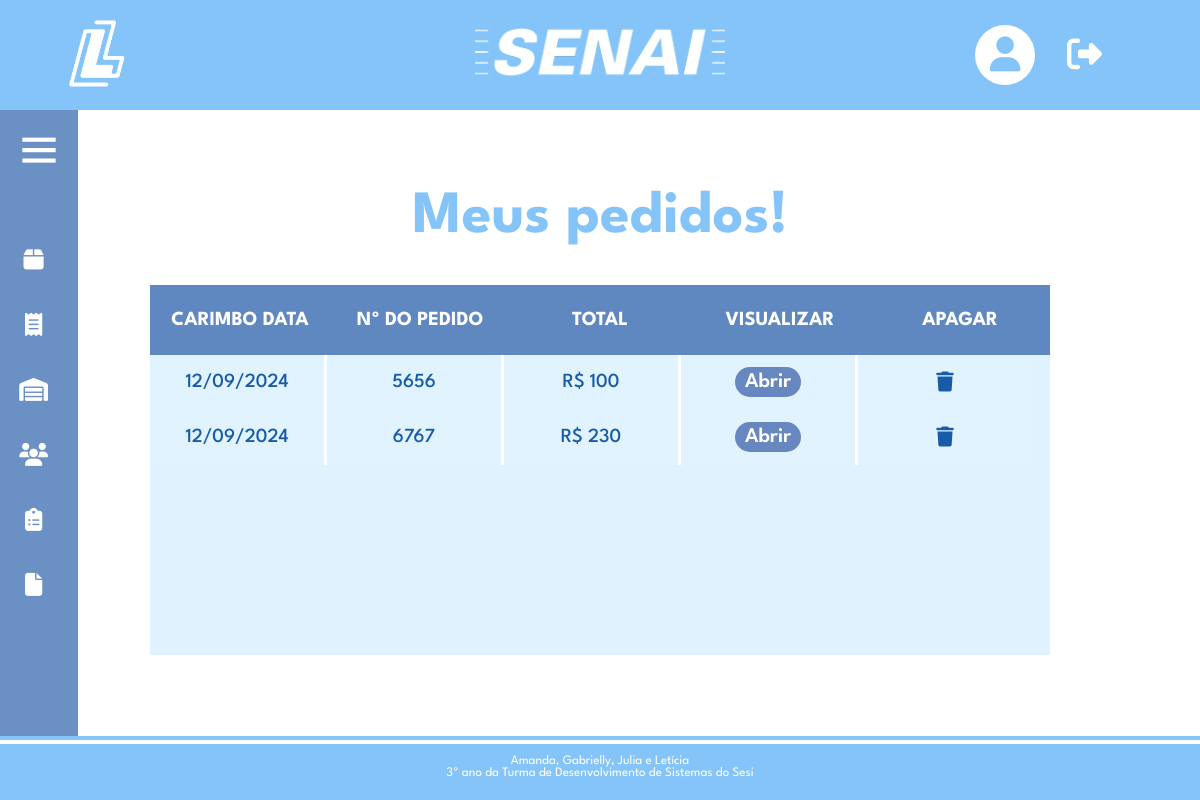
Screenshot of /meuspedidos.php (signed in) with the database file from the repository.
### tables this page shows
CREATE TABLE `pedidos` (
  `id` int(11) NOT NULL,
  `pedido` int(11) NOT NULL,
  `produto` varchar(200) NOT NULL,
  `unidades` varchar(255) NOT NULL,
  `quantidades` int(11) NOT NULL,
  `valor` float NOT NULL,
  `total` float NOT NULL,
  `ncm` int(11) NOT NULL,
  `cst` int(11) NOT NULL,
  `cfop` int(11) NOT NULL,
  `doca` varchar(10) NOT NULL,
  `faltando` tinyint(11) NOT NULL,
  `avaria` tinyint(11) NOT NULL,
  `totalcompra` float NOT NULL,
  `posicao` varchar(2) NOT NULL,
  `cnpj` varchar(15) NOT NULL,
  `id_danfe` varchar(11) NOT NULL
);

### meuspedidos.php (the view, shortened to what this page needs)
<!DOCTYPE html>
<html lang="en">
<?php
include_once('config.php');
?>
<head>
    <link rel="stylesheet" type="text/css" href="estiloHome.css" media="screen"/>
    <link rel="stylesheet" type="text/css" href="estiloMeusPedidos.css" media="screen"/>
    <link href='https://unpkg.com/boxicons@2.0.7/css/boxicons.min.css' rel='stylesheet'>
</head>
<body>
      <header class="header-topo">
        <div class="logSenai">
          <a href="homeP.php"><img src="imagens/logo-logsenai.png" alt="Minha Figura" width="75" height="auto"></a>
        </div>
        <div class="logo">
          <a href="homeP.php"><img src="imagens/senai-branco.png" alt="Minha Figura" width="250" height="auto"></a>
        </div>
        <div class="menu-header">
          <div class="dropdown-perfil">
            <a href="#" >
                <div class="circulo">
                        <i class="fa-solid fa-user"></i>
                </div>
            </a>
          </div>
          <a href="sair.php"><i class="fa-solid fa-right-from-bracket"></i></a>
        </div>
    </header>
    <div class="sidebar close">
      <div class="logo-details">
        <i class="bx bx-menu"></i>
      </div>
      <ul class="nav-links">
        <li>
          <div class="iocn-link">
            <a href="#">
            <i class="fa-solid fa-box"></i>
            </a>
          </div>
        </li>
        <li>
          <div class="iocn-link">
            <a href="#">
            <i class="fa-solid fa-receipt"></i>
            </a>
          </div>
        </li>
        <li>
        <div class="iocn-link">
            <a href="containerP.php">
            <i class="fa-solid fa-warehouse"></i>
            </a>
          </div>
        </li>
        <li>
          <a href="alunos.php">
          <i class="fa-solid fa-users"></i>
          </a>
        </li>
        <li>
          <div class="iocn-link">
            <a href="#">
            <i class="fa-solid fa-clipboard-list fa-lg"></i>
            </a>
          </div>
        </li>
        <li>
          <a href="relatoriosP.php">
          <i class="fa-solid fa-file"></i>
          </a>
        </li>
      </ul>
    </div>
    <div class="conteudo">
        <div class="titulo-conteudo">
         <h1>Meus pedidos!</h1>
        </div>
    </div>
    <div class="quadro-pedidos">
    <table>
        <thead>
            <tr>
                <th>CARIMBO DATA</th>
                <th>Nº DO PEDIDO</th>
                <th>TOTAL</th>
                <th>VISUALIZAR</th>
                <th>APAGAR</th>
            </tr>
        </thead>
        <tbody>
            <?php
            $sql = "SELECT p.id, p.pedido, MAX(dc.data) AS data_emissao, MAX(p.totalcompra) AS totalcompra
                    FROM pedidos p
                    INNER JOIN dadoscliente dc ON p.cnpj = dc.cnpj
                    GROUP BY p.pedido";
            $resultado = $conexao->query($sql);
            if ($resultado->num_rows > 0) {
              while ($pedido = mysqli_fetch_assoc($resultado)) {
                  $dataEmissao = date("d/m/Y", strtotime($pedido['data_emissao']));
                  echo "<tr>";
                  echo "<td>" . $dataEmissao . "</td>";
                  echo "<td>" . $pedido['pedido'] . "</td>";
                  echo "<td>R$ " . $pedido['totalcompra'] . "</td>";
                  echo "<td><a href='pedido.php?pedido=" . $pedido['pedido'] . "'><button type='button' class='btn'>Abrir</button></a></td>";
                  echo "<td><div class='botaoDeletar' onclick='confirmarExclusao(" . $pedido['pedido'] . ")'><i class='fa-solid fa-trash'></i></div></td>";
                  echo "</tr>";
              }
            } else {
                echo "<td colspan='5'>Nenhum pedido encontrado.</td>";
            }
        ?>
      </tbody>
  </table>
</div>
<?php
include_once('footer.php');
?>
</body>
</html>

### estiloHome.css (style rules this page uses)
body, html { height: 100%; width: 100%; margin: 0px; }
.header-topo { background-color: #85C4F9; width: 100%; height: auto; padding: 10px 0px; display: flex; justify-content: space-between; }
.logo { margin: 10px 5px 5px 10px; justify-self: center; }
.logSenai { margin: 5px 120PX 5px 5%; }
.menu-header { display: flex; align-items: center; justify-content: space-around; margin: 5px 8% 5px 5px }
.menu-header a { margin-left: 30px; display: flex; align-items: center; text-decoration: none; }
.menu-header i { font-size: 35px; color: #fff; margin: 0px 2px; }
.circulo { width: 60px; height: 60px; background-color: #fff; border-radius: 40px; display: flex; justify-content: center; align-items: center; }
.circulo i { color:#85C4F9; font-size: 35px; }
.titulo-conteudo { width: 100%; height: auto; display: flex; justify-content: center; }
.titulo-conteudo h1 { font-size: 60px; font-weight: bold; font-family: "League Spartan", sans-serif; color: #85C4F9; margin-top: 60px; }
.sidebar { position: fixed; left: 0; height: 100%; width: 260px; background: #6A90C4; transition: all 0.5s ease; }
.sidebar.close { width: 78px; }
.sidebar .logo-details { height: 60px; width: 100%; display: flex; align-items: center; margin-top: 10px; }
.sidebar .logo-details i { font-size: 50px; color: #fff; height: 50px; min-width: 78px; text-align: center; line-height: 50px; }
.sidebar .nav-links { height: 100%; padding: 30px 0 150px 0; overflow: auto; }
.sidebar.close .nav-links { overflow: visible; }
.sidebar .nav-links li { position: relative; list-style: none; transition: all 0.4s ease; }
.sidebar .nav-links li .iocn-link { display: flex; align-items: center; justify-content: space-between; }
.sidebar.close .nav-links li .iocn-link { display: block }
.sidebar .nav-links li i { height: 65px; min-width: 67px; text-align: center; line-height: 66px; color: #fff; font-size: 23px; cursor: pointer; transition: all 0.3s ease; }
.sidebar .nav-links li a { display: flex; align-items: center; text-decoration: none; }
.bx-menu { cursor:pointer; }

### estiloMeusPedidos.css (style rules this page uses)
.titulo-conteudo h1 { margin-top: 80px !important; }
.quadro-pedidos { width: 100%; display: flex; justify-content: center; }
.quadro-pedidos table thead { background-color: #5f88c1; display: block; }
.quadro-pedidos table { border-spacing: 0px; }
.quadro-pedidos table tbody { overflow-y: scroll; display: block; height: 300px; background-color: #e1f2ff; }
.quadro-pedidos table tbody tr { background-color:#e0f3fe ; }
.quadro-pedidos table th { width: 150px; height: 70px; padding: 0px 15px; font-size: 20px; color: #fff; font-family: "League Spartan", sans-serif; }
.quadro-pedidos table td { width: 174px; padding: 0px; color: #185CA9; font-family: "League Spartan", sans-serif; font-size: 20px; font-weight: 500; border-left: 3px solid #fff; height: 55px; text-align: center; }
td:nth-child(1) { border-left: none !important; }
td:nth-child(4) { border-right: none !important; display: flex; justify-content: space-evenly; flex-wrap: nowrap; align-items: center; }
td:nth-child(4) button { border: none; background-color: #6787c0; color: #fff; font-family: "League Spartan", sans-serif; font-size: 21px; font-weight: 600; padding: 5px 10px; border-radius: 30px; }

### rows the page displays
pedidos: dataEmissao "12/09/2024", pedido "5656", totalcompra "100"
pedidos: dataEmissao "12/09/2024", pedido "6767", totalcompra "230"
